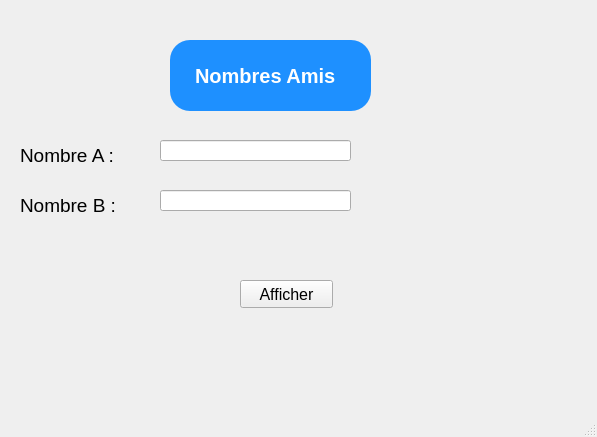
<?xml version="1.0" encoding="UTF-8"?>
<ui version="4.0">
 <class>MainWindow</class>
 <widget class="QMainWindow" name="MainWindow">
  <property name="geometry">
   <rect>
    <x>0</x>
    <y>0</y>
    <width>597</width>
    <height>437</height>
   </rect>
  </property>
  <property name="font">
   <font>
    <pointsize>12</pointsize>
   </font>
  </property>
  <property name="windowTitle">
   <string>Nombres Amis</string>
  </property>
  <widget class="QWidget" name="centralwidget">
   <widget class="QLabel" name="label">
    <property name="geometry">
     <rect>
      <x>170</x>
      <y>40</y>
      <width>201</width>
      <height>71</height>
     </rect>
    </property>
    <property name="autoFillBackground">
     <bool>false</bool>
    </property>
    <property name="styleSheet">
     <string notr="true">background-color : #1E90FF; color : white ; font-size : 20px ; text-align : center; font : bold ;     border-radius : 20px;  padding : 20px  </string>
    </property>
    <property name="text">
     <string>Nombres Amis</string>
    </property>
   </widget>
   <widget class="QLabel" name="label_2">
    <property name="geometry">
     <rect>
      <x>20</x>
      <y>130</y>
      <width>131</width>
      <height>51</height>
     </rect>
    </property>
    <property name="font">
     <font>
      <pointsize>14</pointsize>
      <weight>50</weight>
      <bold>false</bold>
     </font>
    </property>
    <property name="text">
     <string>Nombre A :</string>
    </property>
   </widget>
   <widget class="QLineEdit" name="lineEdit">
    <property name="geometry">
     <rect>
      <x>160</x>
      <y>140</y>
      <width>191</width>
      <height>21</height>
     </rect>
    </property>
    <property name="styleSheet">
     <string notr="true"/>
    </property>
   </widget>
   <widget class="QPushButton" name="pushButton">
    <property name="geometry">
     <rect>
      <x>240</x>
      <y>280</y>
      <width>93</width>
      <height>28</height>
     </rect>
    </property>
    <property name="text">
     <string>Afficher</string>
    </property>
   </widget>
   <widget class="QLabel" name="label_resultat">
    <property name="geometry">
     <rect>
      <x>130</x>
      <y>320</y>
      <width>321</width>
      <height>61</height>
     </rect>
    </property>
    <property name="font">
     <font>
      <pointsize>12</pointsize>
     </font>
    </property>
    <property name="text">
     <string/>
    </property>
   </widget>
   <widget class="QLabel" name="label_3">
    <property name="geometry">
     <rect>
      <x>20</x>
      <y>180</y>
      <width>131</width>
      <height>51</height>
     </rect>
    </property>
    <property name="font">
     <font>
      <pointsize>14</pointsize>
      <weight>50</weight>
      <bold>false</bold>
     </font>
    </property>
    <property name="text">
     <string>Nombre B :</string>
    </property>
   </widget>
   <widget class="QLineEdit" name="lineEdit_2">
    <property name="geometry">
     <rect>
      <x>160</x>
      <y>190</y>
      <width>191</width>
      <height>21</height>
     </rect>
    </property>
    <property name="styleSheet">
     <string notr="true"/>
    </property>
   </widget>
  </widget>
  <widget class="QStatusBar" name="statusbar"/>
 </widget>
 <resources/>
 <connections/>
</ui>
